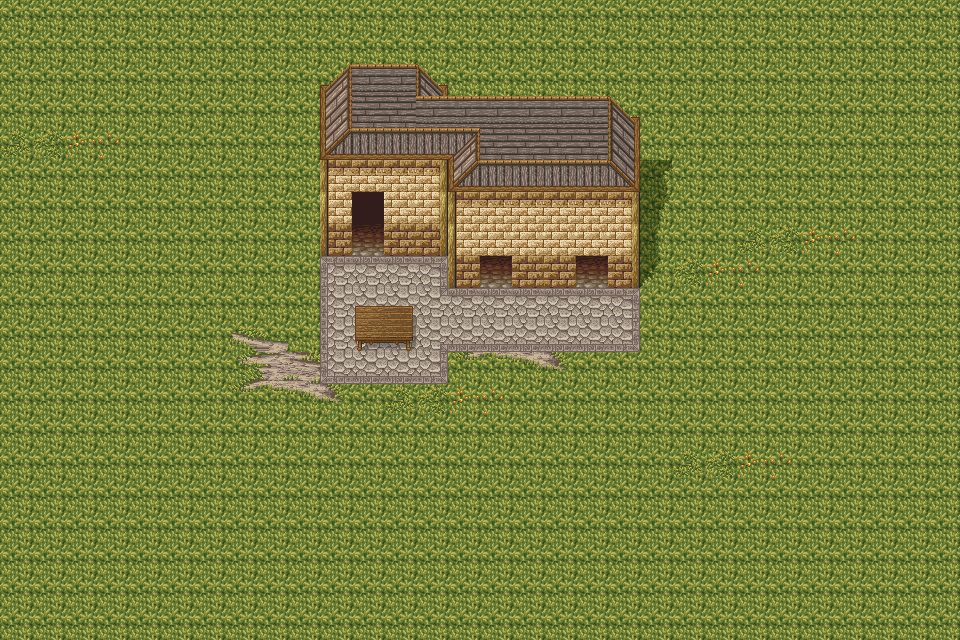

This is a level from a 2D game, rendered from its Tiled map with the project's own tilesets. A one-line summary and the complete map file follow:
An orthogonal 30x20 tile map with 32x32 px tiles, 3 tile layers (Background, Collision, Upper).

<map version="1.10" tiledversion="1.11.2" orientation="orthogonal" renderorder="right-down" width="30" height="20" tilewidth="32" tileheight="32" infinite="0" nextlayerid="5" nextobjectid="12">
 <tileset firstgid="1" source="tiles/magecity.tsx" />
 <layer id="1" name="Background" width="30" height="20">
  <data encoding="csv">
1,1,1,1,1,1,1,1,1,1,1,1,1,1,1,1,1,1,1,1,1,1,1,1,1,1,1,1,1,1,
1,1,1,1,1,1,1,1,1,1,1,1,1,1,1,1,1,1,1,1,1,1,1,1,1,1,1,1,1,1,
1,1,1,1,1,1,1,1,1,1,1,1,1,1,1,1,1,1,1,1,1,1,1,1,1,1,1,1,1,1,
1,1,1,1,1,1,1,1,1,1,1,1,1,1,232,1,1,1,1,1,1,1,1,1,1,1,1,1,1,1,
291,292,293,294,1,1,1,1,1,1,1,1,1,1,1,1,1,1,1,1,1,1,1,1,1,1,1,1,1,1,
1,1,1,1,1,1,1,1,1,1,1,1,1,1,1,1,1,1,1,1,216,1,1,1,1,1,1,1,1,1,
1,1,1,1,1,1,1,1,1,1,291,292,293,294,1,291,292,293,294,1,224,1,1,1,1,1,1,1,1,1,
1,1,1,1,1,1,1,1,1,1,267,268,269,1,1,1,1,1,1,1,232,1,1,291,292,293,294,1,1,1,
1,1,1,1,1,1,1,1,1,1,73,74,74,75,265,266,1,1,1,1,287,292,293,294,1,1,1,1,1,1,
1,1,1,1,1,1,1,1,1,1,81,82,82,77,74,74,74,74,74,75,1,1,1,1,1,1,1,1,1,1,
1,1,1,1,1,1,1,267,268,1,81,82,82,85,90,90,90,90,90,91,1,1,1,1,1,1,1,1,1,1,
1,1,1,1,1,1,1,275,276,277,89,90,90,91,283,284,285,286,1,1,1,1,1,1,1,1,1,1,1,1,
1,1,1,1,1,1,1,283,284,285,286,1,291,292,293,294,1,1,1,1,1,1,1,1,1,1,1,1,1,1,
1,1,1,1,1,1,1,1,1,1,1,1,1,1,1,1,1,1,1,1,1,1,1,1,1,1,1,1,1,1,
1,1,1,1,1,1,1,1,1,1,1,1,1,1,1,1,1,1,1,1,1,291,292,293,294,1,1,1,1,1,
1,1,1,1,1,1,1,1,1,1,1,1,1,1,1,1,1,1,1,1,1,1,1,1,1,1,1,1,1,1,
1,1,1,1,1,1,1,1,1,1,1,1,1,1,1,1,1,1,1,1,1,1,1,1,1,1,1,1,1,1,
1,1,1,1,1,1,1,1,1,1,1,1,1,1,1,1,1,1,1,1,1,1,1,1,1,1,1,1,1,1,
1,1,1,1,1,1,1,1,1,1,1,1,1,1,1,1,1,1,1,1,1,1,1,1,1,1,1,1,1,1,
1,1,1,1,1,1,1,1,1,1,1,1,1,1,1,1,1,1,1,1,1,1,1,1,1,1,1,1,1,1
</data>
 </layer>
 <layer id="2" name="Collision" width="30" height="20">
  <data encoding="csv">
0,0,0,0,0,0,0,0,0,0,0,0,0,0,0,0,0,0,0,0,0,0,0,0,0,0,0,0,0,0,
0,0,0,0,0,0,0,0,0,0,0,0,0,0,0,0,0,0,0,0,0,0,0,0,0,0,0,0,0,0,
0,0,0,0,0,0,0,0,0,0,0,0,0,0,0,0,0,0,0,0,0,0,0,0,0,0,0,0,0,0,
0,0,0,0,0,0,0,0,0,0,193,194,194,186,0,0,0,0,0,0,0,0,0,0,0,0,0,0,0,0,
0,0,0,0,0,0,0,0,0,0,201,202,202,202,196,194,194,194,194,195,0,0,0,0,0,0,0,0,0,0,
0,0,0,0,0,0,0,0,0,0,36,37,37,38,201,202,202,202,202,203,0,0,0,0,0,0,0,0,0,0,
0,0,0,0,0,0,0,0,0,0,33,327,34,35,36,37,37,37,37,38,0,0,0,0,0,0,0,0,0,0,
0,0,0,0,0,0,0,0,0,0,41,335,42,43,33,34,34,34,34,35,0,0,0,0,0,0,0,0,0,0,
0,0,0,0,0,0,0,0,0,0,0,0,0,0,41,335,42,42,335,43,0,0,0,0,0,0,0,0,0,0,
0,0,0,0,0,0,0,0,0,0,0,0,0,0,0,0,0,0,0,0,0,0,0,0,0,0,0,0,0,0,
0,0,0,0,0,0,0,0,0,0,0,14,15,0,0,0,0,0,0,0,0,0,0,0,0,0,0,0,0,0,
0,0,0,0,0,0,0,0,0,0,0,0,0,0,0,0,0,0,0,0,0,0,0,0,0,0,0,0,0,0,
0,0,0,0,0,0,0,0,0,0,0,0,0,0,0,0,0,0,0,0,0,0,0,0,0,0,0,0,0,0,
0,0,0,0,0,0,0,0,0,0,0,0,0,0,0,0,0,0,0,0,0,0,0,0,0,0,0,0,0,0,
0,0,0,0,0,0,0,0,0,0,0,0,0,0,0,0,0,0,0,0,0,0,0,0,0,0,0,0,0,0,
0,0,0,0,0,0,0,0,0,0,0,0,0,0,0,0,0,0,0,0,0,0,0,0,0,0,0,0,0,0,
0,0,0,0,0,0,0,0,0,0,0,0,0,0,0,0,0,0,0,0,0,0,0,0,0,0,0,0,0,0,
0,0,0,0,0,0,0,0,0,0,0,0,0,0,0,0,0,0,0,0,0,0,0,0,0,0,0,0,0,0,
0,0,0,0,0,0,0,0,0,0,0,0,0,0,0,0,0,0,0,0,0,0,0,0,0,0,0,0,0,0,
0,0,0,0,0,0,0,0,0,0,0,0,0,0,0,0,0,0,0,0,0,0,0,0,0,0,0,0,0,0
</data>
 </layer>
 <layer id="3" name="Upper" width="30" height="20">
  <data encoding="csv">
0,0,0,0,0,0,0,0,0,0,0,0,0,0,0,0,0,0,0,0,0,0,0,0,0,0,0,0,0,0,
0,0,0,0,0,0,0,0,0,0,0,0,0,0,0,0,0,0,0,0,0,0,0,0,0,0,0,0,0,0,
0,0,0,0,0,0,0,0,0,0,185,186,186,187,0,0,0,0,0,0,0,0,0,0,0,0,0,0,0,0,
0,0,0,0,0,0,0,0,0,0,0,0,0,0,186,186,186,186,186,187,0,0,0,0,0,0,0,0,0,0,
0,0,0,0,0,0,0,0,0,0,0,0,0,0,0,0,0,0,0,0,0,0,0,0,0,0,0,0,0,0,
0,0,0,0,0,0,0,0,0,0,0,0,0,0,0,0,0,0,0,0,0,0,0,0,0,0,0,0,0,0,
0,0,0,0,0,0,0,0,0,0,0,0,0,0,0,0,0,0,0,0,0,0,0,0,0,0,0,0,0,0,
0,0,0,0,0,0,0,0,0,0,0,0,0,0,0,0,0,0,0,0,0,0,0,0,0,0,0,0,0,0,
0,0,0,0,0,0,0,0,0,0,0,0,0,0,0,0,0,0,0,0,0,0,0,0,0,0,0,0,0,0,
0,0,0,0,0,0,0,0,0,0,0,6,7,0,0,0,0,0,0,0,0,0,0,0,0,0,0,0,0,0,
0,0,0,0,0,0,0,0,0,0,0,0,0,0,0,0,0,0,0,0,0,0,0,0,0,0,0,0,0,0,
0,0,0,0,0,0,0,0,0,0,0,0,0,0,0,0,0,0,0,0,0,0,0,0,0,0,0,0,0,0,
0,0,0,0,0,0,0,0,0,0,0,0,0,0,0,0,0,0,0,0,0,0,0,0,0,0,0,0,0,0,
0,0,0,0,0,0,0,0,0,0,0,0,0,0,0,0,0,0,0,0,0,0,0,0,0,0,0,0,0,0,
0,0,0,0,0,0,0,0,0,0,0,0,0,0,0,0,0,0,0,0,0,0,0,0,0,0,0,0,0,0,
0,0,0,0,0,0,0,0,0,0,0,0,0,0,0,0,0,0,0,0,0,0,0,0,0,0,0,0,0,0,
0,0,0,0,0,0,0,0,0,0,0,0,0,0,0,0,0,0,0,0,0,0,0,0,0,0,0,0,0,0,
0,0,0,0,0,0,0,0,0,0,0,0,0,0,0,0,0,0,0,0,0,0,0,0,0,0,0,0,0,0,
0,0,0,0,0,0,0,0,0,0,0,0,0,0,0,0,0,0,0,0,0,0,0,0,0,0,0,0,0,0,
0,0,0,0,0,0,0,0,0,0,0,0,0,0,0,0,0,0,0,0,0,0,0,0,0,0,0,0,0,0
</data>
 </layer>
</map>
